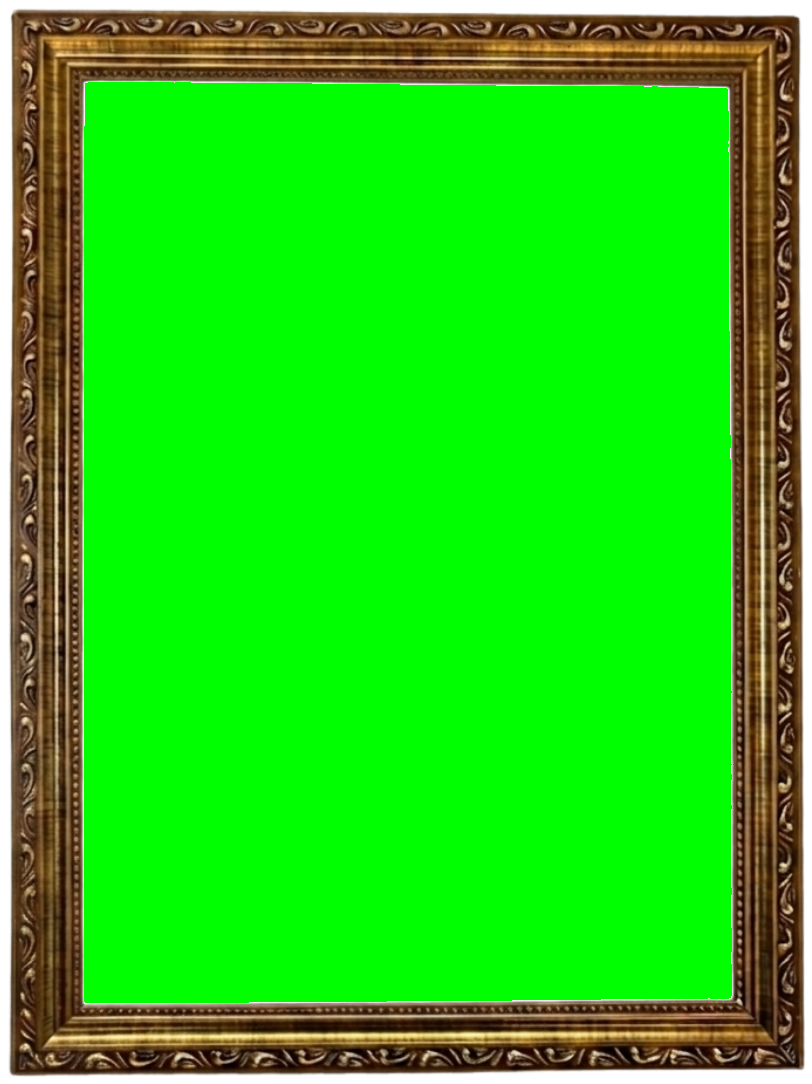
#> input picture tools/assets/moldura-arabesco.png, 812 x 1084 px
$ python moldura-foto.py --in assets/moldura-arabesco.png --out out.png
#> lines starting #> are read from the running program, lines starting #| are printed output that depends on the picture; after the words box and inside, x2 and y2 are one past the last pixel; in counts of white or black regions, pixels touching at a corner belong together
#> in main, img is the input picture: shape (1084, 812, 3); mean B, G, R 24.8, 205.5, 42.1
#!/usr/bin/env python3
"""Converte a FOTO de uma moldura real (no chao, de qualquer angulo) no asset
do modo Ermos: moldura de frente, miolo VERDE chroma, fundo transparente.

Diferente do moldura-asset.py (que exigia foto ja recortada em fundo branco),
aqui entra foto crua de celular: concreto de fundo e perspectiva.

Duas etapas, nessa ordem de proposito:
  1. MOLDURA vs CHAO — o concreto e' cinza (dessaturado) e tem uma luminancia
     propria; preto, branco e madeira clara escapam dessa faixa cada um pro seu
     lado. Os 4 cantos dessa mancha retificam a foto: a moldura fica de frente.
  2. ABERTURA — dentro da moldura ja' retificada so' existem duas coisas: o pau
     e o fundo kraft. Amostramos a cor de cada um (centro = kraft, anel colado
     na borda = pau) e classificamos cada pixel pelo mais parecido. A boca e' a
     caixa da mancha central.

Detectar o miolo pela cor do kraft na foto INTEIRA nao funciona: em moldura de
madeira clara o pau e' tao quente e saturado quanto o kraft. Procurar a boca
pelo maior gradiente tambem nao: os logos impressos no kraft dao degraus mais
fortes que o lipe da moldura. Comparar com as duas cores de referencia resolve
os dois casos.

Uso:
  tools/.venv-compose/bin/python tools/moldura-foto.py \
      --in ~/Downloads/foto.jpeg --out tools/assets/moldura-preto.png [--debug d.jpg]
"""
import argparse
import sys

import cv2
import numpy as np


def candidato(img, lab, hsv, chao, sat_chao, tol, abrir=True):
    """Maior mancha 'nao-chao' que nao encosta na borda da foto — o que encosta
    e' cenario (prateleira, movel), a moldura esta inteira no enquadramento.
    A saturacao entra junto porque moldura de madeira clara tem quase a mesma
    luminancia do concreto: o que a separa e' ser quente.

    `abrir=False` em fundo liso: moldura branca recortada tem trechos estourados
    em branco PURO — a mascara do pau fica esburacada e o OPEN apagava o que
    restava, sobrando so' o kraft (o quadro saia sem moldura nenhuma). O CLOSE
    largo preenche os buracos; sem ruido de cenario, o OPEN nao faz falta."""
    obj = (((np.abs(lab - chao).sum(axis=2) >= tol) | (hsv[..., 1] > sat_chao + 22))
           .astype(np.uint8)) * 255
    obj = cv2.morphologyEx(obj, cv2.MORPH_CLOSE, np.ones((31, 31), np.uint8))
    if abrir:
        obj = cv2.morphologyEx(obj, cv2.MORPH_OPEN, np.ones((21, 21), np.uint8))
    cnts, _ = cv2.findContours(obj, cv2.RETR_EXTERNAL, cv2.CHAIN_APPROX_SIMPLE)
    h, w = img.shape[:2]
    livres = [c for c in cnts if (lambda r: r[0] > 2 and r[1] > 2
                                  and r[0] + r[2] < w - 2 and r[1] + r[3] < h - 2)(cv2.boundingRect(c))]
    if not livres:
        return None
    c = max(livres, key=cv2.contourArea)
    x, y, cw, ch = cv2.boundingRect(c)
    area = cv2.contourArea(c)
    ok = (0.12 * h * w < area < 0.65 * h * w      # ocupa boa parte, mas nao tudo
          and area / (cw * ch) > 0.85             # e' retangular (moldura, nao mancha)
          and 0.3 < cw / ch < 3.0)
    return c if ok else None


def quad_externo(img):
    """4 cantos da moldura (TL TR BR BL)."""
    b = cv2.GaussianBlur(img, (7, 7), 0)
    lab = cv2.cvtColor(b, cv2.COLOR_BGR2LAB).astype(np.int16)
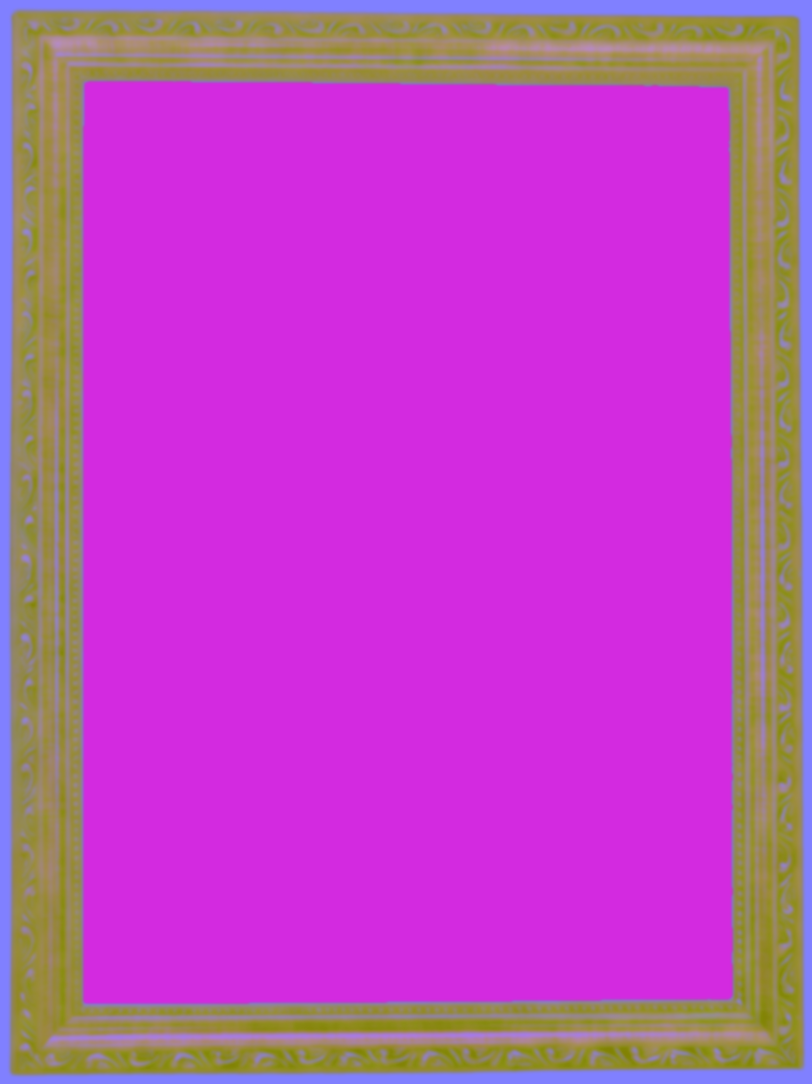
#> lab: shape (1084, 812, 3) int16; mean B, G, R 187.9, 72.4, 190.6
    hsv = cv2.cvtColor(b, cv2.COLOR_BGR2HSV)
#> hsv: shape (1084, 812, 3); mean H, S, V 45.1, 215.4, 213.6
    h, w = lab.shape[:2]
#> h = 1084; w = 812
    k = max(10, int(min(h, w) * 0.06))
#> k = 48
    def bordas(a):
        return np.concatenate([a[:k].reshape(-1, 3), a[-k:].reshape(-1, 3),
                               a[:, :k].reshape(-1, 3), a[:, -k:].reshape(-1, 3)])
    chao = np.median(bordas(lab), axis=0)
#> chao = [98, 136, 146]
    sat_chao = np.percentile(bordas(hsv)[:, 1], 90)
#> sat_chao = 209

    # fundo LISO (recorte do Canva/Photoshop achatado em branco puro): o desvio
    # da borda é ~zero. Ai a tolerancia pode ser minuscula — e PRECISA ser,
    # senao moldura branca em fundo branco escapa por baixo do limiar.
    uniforme = float(bordas(lab).std(axis=0).sum()) < 4.0
#> uniforme = False
    tols = (24, 16, 10, 6) if uniforme else (70, 62, 55, 48, 42, 36)
#> tols = (70, 62, 55, 48, 42, 36)

    c = None
    for tol in tols:                       # do exigente pro tolerante
        c = candidato(img, lab, hsv, chao, sat_chao, tol, abrir=not uniforme)
        if c is not None:
            break
#> this loop made 6 passes
#> tol on passes 1 to 6: 70, 62, 55, 48, 42, 36
#> pass 1, in candidato, `obj = (((np.abs(lab - chao).sum(axis=2) >= tol) | (hsv[..., 1] > sat_c..`:
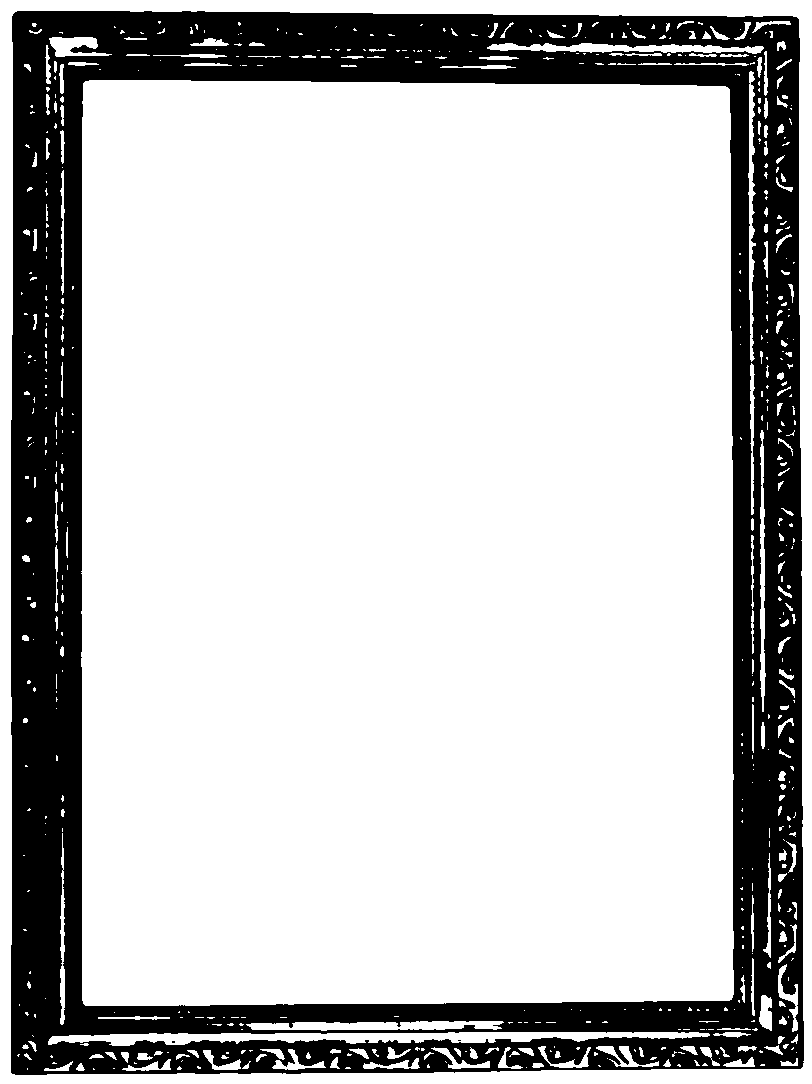
#> obj: shape (1084, 812); 76.5% white; 3 black regions (2 under 20 px), largest, box (x1, y1, x2, y2) and area: (11, 11, 804, 1075) 206806
#> pass 1, in candidato, `obj = cv2.morphologyEx(obj, cv2.MORPH_CLOSE, np.ones((31, 31), np.uint..`:
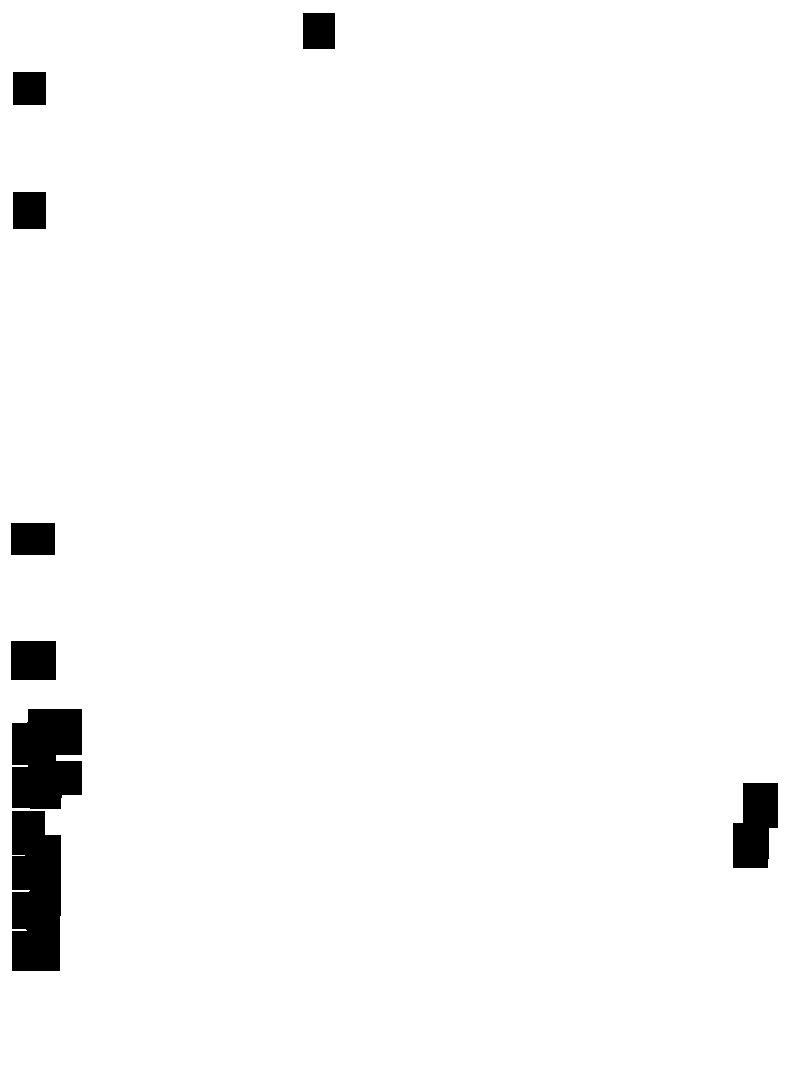
#> obj: shape (1084, 812); 97.4% white; 8 black regions, largest, box (x1, y1, x2, y2) and area: (12, 811, 61, 971) 7324, (12, 709, 82, 809) 6280, (733, 783, 778, 868) 3056
#> pass 2, in candidato (call 2), `obj = (((np.abs(lab - chao).sum(axis=2) >= tol) | (hsv[..., 1] > sat_c..`:
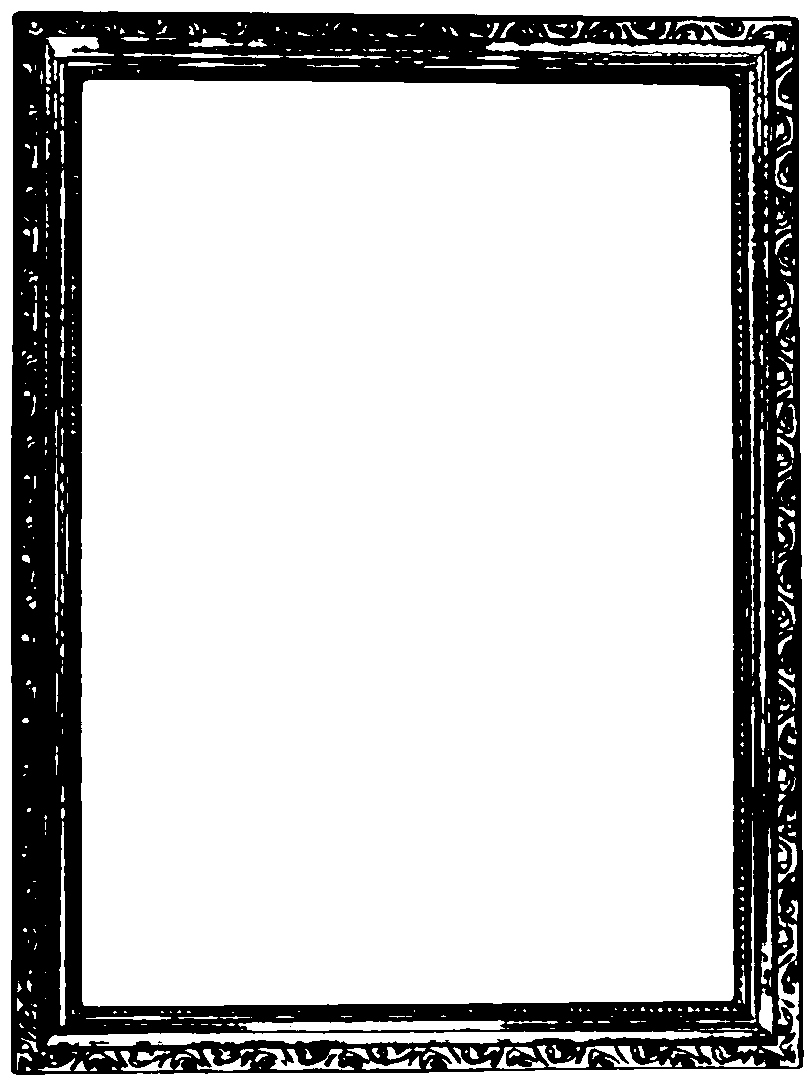
#> obj: shape (1084, 812); 77.9% white; 4 black regions (2 under 20 px), largest, box (x1, y1, x2, y2) and area: (11, 11, 804, 1075) 194229, (781, 999, 795, 1008) 65
    if c is None:
#> (the run stopped early here; a loop or call above may not have finished)

$ run again, on tools/assets/moldura-marfim.png
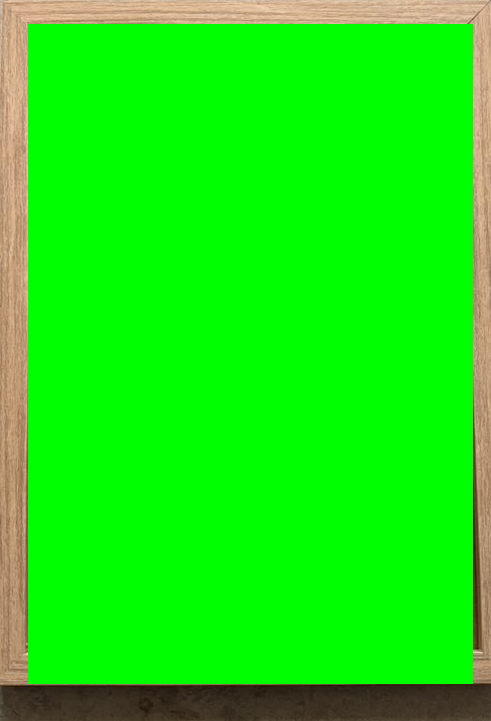
#> input picture tools/assets/moldura-marfim.png, 491 x 721 px
#> in main, img is the input picture: shape (721, 491, 3); mean B, G, R 16.4, 232.6, 25.8
#> in quad_externo, `lab = cv2.cvtColor(b, cv2.COLOR_BGR2LAB).astype(np.int16)`:
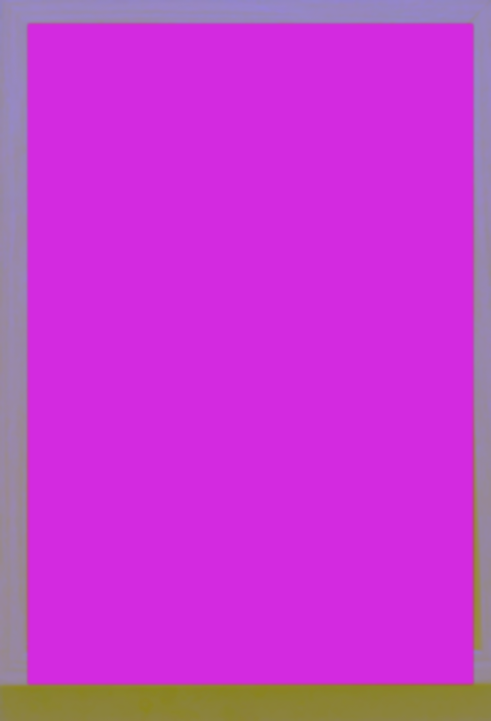
#> lab: shape (721, 491, 3) int16; mean B, G, R 208.7, 57.4, 200.2
#> hsv: shape (721, 491, 3); mean H, S, V 52.7, 228.4, 236.9
#> chao = [171, 135, 150]
#> sat_chao = 251
#> uniforme = False
#> tols = (70, 62, 55, 48, 42, 36)
#> the loop in quad_externo, `for tol in tols:` made 6 passes
#> tol on passes 1 to 6: 70, 62, 55, 48, 42, 36
#> pass 2, in candidato (call 2), `obj = cv2.morphologyEx(obj, cv2.MORPH_CLOSE, np.ones((31, 31), np.uint..`:
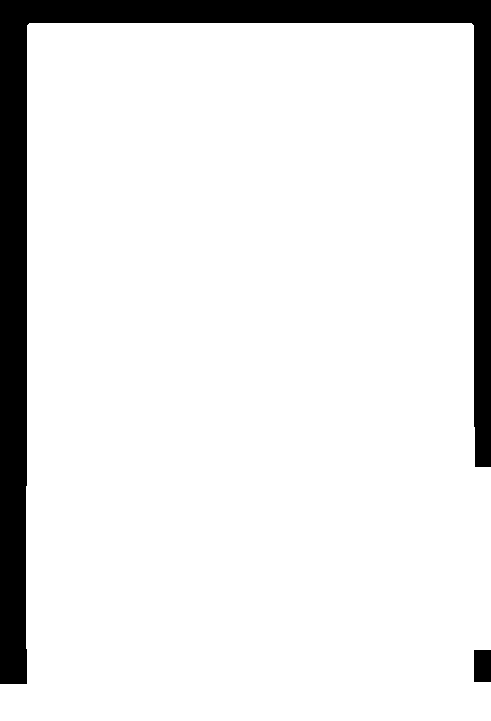
#> obj: shape (721, 491); 89.5% white; 2 black regions, box (x1, y1, x2, y2) and area: (0, 0, 491, 684) 36491, (474, 650, 491, 682) 544
